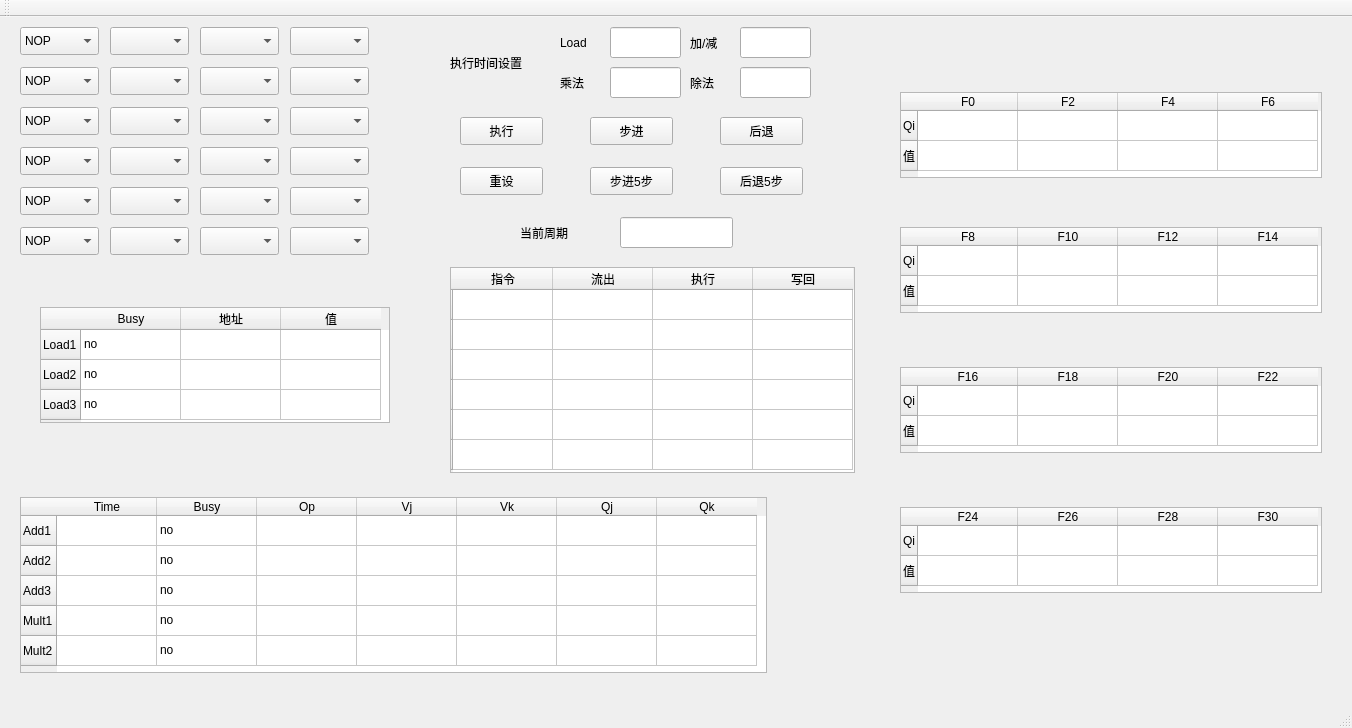
<?xml version="1.0" encoding="UTF-8"?>
<ui version="4.0">
 <class>MainWindow</class>
 <widget class="QMainWindow" name="MainWindow">
  <property name="geometry">
   <rect>
    <x>0</x>
    <y>0</y>
    <width>1352</width>
    <height>728</height>
   </rect>
  </property>
  <property name="windowTitle">
   <string>MainWindow</string>
  </property>
  <widget class="QWidget" name="centralWidget">
   <widget class="QComboBox" name="combo0_0">
    <property name="geometry">
     <rect>
      <x>20</x>
      <y>10</y>
      <width>79</width>
      <height>28</height>
     </rect>
    </property>
    <item>
     <property name="text">
      <string>NOP</string>
     </property>
    </item>
    <item>
     <property name="text">
      <string>L.D</string>
     </property>
    </item>
    <item>
     <property name="text">
      <string>ADD.D</string>
     </property>
    </item>
    <item>
     <property name="text">
      <string>SUB.D</string>
     </property>
    </item>
    <item>
     <property name="text">
      <string>MULT.D</string>
     </property>
    </item>
    <item>
     <property name="text">
      <string>DIV.D</string>
     </property>
    </item>
   </widget>
   <widget class="QComboBox" name="combo0_1">
    <property name="geometry">
     <rect>
      <x>110</x>
      <y>10</y>
      <width>79</width>
      <height>28</height>
     </rect>
    </property>
   </widget>
   <widget class="QComboBox" name="combo0_2">
    <property name="geometry">
     <rect>
      <x>200</x>
      <y>10</y>
      <width>79</width>
      <height>28</height>
     </rect>
    </property>
   </widget>
   <widget class="QComboBox" name="combo0_3">
    <property name="geometry">
     <rect>
      <x>290</x>
      <y>10</y>
      <width>79</width>
      <height>28</height>
     </rect>
    </property>
   </widget>
   <widget class="QComboBox" name="combo1_0">
    <property name="geometry">
     <rect>
      <x>20</x>
      <y>50</y>
      <width>79</width>
      <height>28</height>
     </rect>
    </property>
    <item>
     <property name="text">
      <string>NOP</string>
     </property>
    </item>
    <item>
     <property name="text">
      <string>L.D</string>
     </property>
    </item>
    <item>
     <property name="text">
      <string>ADD.D</string>
     </property>
    </item>
    <item>
     <property name="text">
      <string>SUB.D</string>
     </property>
    </item>
    <item>
     <property name="text">
      <string>MULT.D</string>
     </property>
    </item>
    <item>
     <property name="text">
      <string>DIV.D</string>
     </property>
    </item>
   </widget>
   <widget class="QComboBox" name="combo1_1">
    <property name="geometry">
     <rect>
      <x>110</x>
      <y>50</y>
      <width>79</width>
      <height>28</height>
     </rect>
    </property>
   </widget>
   <widget class="QComboBox" name="combo1_2">
    <property name="geometry">
     <rect>
      <x>200</x>
      <y>50</y>
      <width>79</width>
      <height>28</height>
     </rect>
    </property>
   </widget>
   <widget class="QComboBox" name="combo1_3">
    <property name="geometry">
     <rect>
      <x>290</x>
      <y>50</y>
      <width>79</width>
      <height>28</height>
     </rect>
    </property>
   </widget>
   <widget class="QComboBox" name="combo2_0">
    <property name="geometry">
     <rect>
      <x>20</x>
      <y>90</y>
      <width>79</width>
      <height>28</height>
     </rect>
    </property>
    <item>
     <property name="text">
      <string>NOP</string>
     </property>
    </item>
    <item>
     <property name="text">
      <string>L.D</string>
     </property>
    </item>
    <item>
     <property name="text">
      <string>ADD.D</string>
     </property>
    </item>
    <item>
     <property name="text">
      <string>SUB.D</string>
     </property>
    </item>
    <item>
     <property name="text">
      <string>MULT.D</string>
     </property>
    </item>
    <item>
     <property name="text">
      <string>DIV.D</string>
     </property>
    </item>
   </widget>
   <widget class="QComboBox" name="combo2_1">
    <property name="geometry">
     <rect>
      <x>110</x>
      <y>90</y>
      <width>79</width>
      <height>28</height>
     </rect>
    </property>
   </widget>
   <widget class="QComboBox" name="combo2_2">
    <property name="geometry">
     <rect>
      <x>200</x>
      <y>90</y>
      <width>79</width>
      <height>28</height>
     </rect>
    </property>
   </widget>
   <widget class="QComboBox" name="combo2_3">
    <property name="geometry">
     <rect>
      <x>290</x>
      <y>90</y>
      <width>79</width>
      <height>28</height>
     </rect>
    </property>
   </widget>
   <widget class="QComboBox" name="combo3_0">
    <property name="geometry">
     <rect>
      <x>20</x>
      <y>130</y>
      <width>79</width>
      <height>28</height>
     </rect>
    </property>
    <item>
     <property name="text">
      <string>NOP</string>
     </property>
    </item>
    <item>
     <property name="text">
      <string>L.D</string>
     </property>
    </item>
    <item>
     <property name="text">
      <string>ADD.D</string>
     </property>
    </item>
    <item>
     <property name="text">
      <string>SUB.D</string>
     </property>
    </item>
    <item>
     <property name="text">
      <string>MULT.D</string>
     </property>
    </item>
    <item>
     <property name="text">
      <string>DIV.D</string>
     </property>
    </item>
   </widget>
   <widget class="QComboBox" name="combo3_1">
    <property name="geometry">
     <rect>
      <x>110</x>
      <y>130</y>
      <width>79</width>
      <height>28</height>
     </rect>
    </property>
   </widget>
   <widget class="QComboBox" name="combo3_2">
    <property name="geometry">
     <rect>
      <x>200</x>
      <y>130</y>
      <width>79</width>
      <height>28</height>
     </rect>
    </property>
   </widget>
   <widget class="QComboBox" name="combo3_3">
    <property name="geometry">
     <rect>
      <x>290</x>
      <y>130</y>
      <width>79</width>
      <height>28</height>
     </rect>
    </property>
   </widget>
   <widget class="QComboBox" name="combo4_0">
    <property name="geometry">
     <rect>
      <x>20</x>
      <y>170</y>
      <width>79</width>
      <height>28</height>
     </rect>
    </property>
    <item>
     <property name="text">
      <string>NOP</string>
     </property>
    </item>
    <item>
     <property name="text">
      <string>L.D</string>
     </property>
    </item>
    <item>
     <property name="text">
      <string>ADD.D</string>
     </property>
    </item>
    <item>
     <property name="text">
      <string>SUB.D</string>
     </property>
    </item>
    <item>
     <property name="text">
      <string>MULT.D</string>
     </property>
    </item>
    <item>
     <property name="text">
      <string>DIV.D</string>
     </property>
    </item>
   </widget>
   <widget class="QComboBox" name="combo4_1">
    <property name="geometry">
     <rect>
      <x>110</x>
      <y>170</y>
      <width>79</width>
      <height>28</height>
     </rect>
    </property>
   </widget>
   <widget class="QComboBox" name="combo4_2">
    <property name="geometry">
     <rect>
      <x>200</x>
      <y>170</y>
      <width>79</width>
      <height>28</height>
     </rect>
    </property>
   </widget>
   <widget class="QComboBox" name="combo4_3">
    <property name="geometry">
     <rect>
      <x>290</x>
      <y>170</y>
      <width>79</width>
      <height>28</height>
     </rect>
    </property>
   </widget>
   <widget class="QComboBox" name="combo5_0">
    <property name="geometry">
     <rect>
      <x>20</x>
      <y>210</y>
      <width>79</width>
      <height>28</height>
     </rect>
    </property>
    <item>
     <property name="text">
      <string>NOP</string>
     </property>
    </item>
    <item>
     <property name="text">
      <string>L.D</string>
     </property>
    </item>
    <item>
     <property name="text">
      <string>ADD.D</string>
     </property>
    </item>
    <item>
     <property name="text">
      <string>SUB.D</string>
     </property>
    </item>
    <item>
     <property name="text">
      <string>MULT.D</string>
     </property>
    </item>
    <item>
     <property name="text">
      <string>DIV.D</string>
     </property>
    </item>
   </widget>
   <widget class="QComboBox" name="combo5_1">
    <property name="geometry">
     <rect>
      <x>110</x>
      <y>210</y>
      <width>79</width>
      <height>28</height>
     </rect>
    </property>
   </widget>
   <widget class="QComboBox" name="combo5_2">
    <property name="geometry">
     <rect>
      <x>200</x>
      <y>210</y>
      <width>79</width>
      <height>28</height>
     </rect>
    </property>
   </widget>
   <widget class="QComboBox" name="combo5_3">
    <property name="geometry">
     <rect>
      <x>290</x>
      <y>210</y>
      <width>79</width>
      <height>28</height>
     </rect>
    </property>
   </widget>
   <widget class="QLabel" name="label">
    <property name="geometry">
     <rect>
      <x>450</x>
      <y>30</y>
      <width>101</width>
      <height>31</height>
     </rect>
    </property>
    <property name="text">
     <string>执行时间设置</string>
    </property>
   </widget>
   <widget class="QLabel" name="label_2">
    <property name="geometry">
     <rect>
      <x>560</x>
      <y>10</y>
      <width>41</width>
      <height>31</height>
     </rect>
    </property>
    <property name="text">
     <string>Load</string>
    </property>
   </widget>
   <widget class="QLabel" name="label_4">
    <property name="geometry">
     <rect>
      <x>560</x>
      <y>50</y>
      <width>41</width>
      <height>31</height>
     </rect>
    </property>
    <property name="text">
     <string>乘法</string>
    </property>
   </widget>
   <widget class="QLabel" name="label_3">
    <property name="geometry">
     <rect>
      <x>690</x>
      <y>10</y>
      <width>41</width>
      <height>31</height>
     </rect>
    </property>
    <property name="text">
     <string>加/减</string>
    </property>
   </widget>
   <widget class="QLabel" name="label_5">
    <property name="geometry">
     <rect>
      <x>690</x>
      <y>50</y>
      <width>41</width>
      <height>31</height>
     </rect>
    </property>
    <property name="text">
     <string>除法</string>
    </property>
   </widget>
   <widget class="QLineEdit" name="time_load">
    <property name="geometry">
     <rect>
      <x>610</x>
      <y>10</y>
      <width>71</width>
      <height>31</height>
     </rect>
    </property>
   </widget>
   <widget class="QLineEdit" name="time_add_sub">
    <property name="geometry">
     <rect>
      <x>740</x>
      <y>10</y>
      <width>71</width>
      <height>31</height>
     </rect>
    </property>
   </widget>
   <widget class="QLineEdit" name="time_mult">
    <property name="geometry">
     <rect>
      <x>610</x>
      <y>50</y>
      <width>71</width>
      <height>31</height>
     </rect>
    </property>
   </widget>
   <widget class="QLineEdit" name="time_div">
    <property name="geometry">
     <rect>
      <x>740</x>
      <y>50</y>
      <width>71</width>
      <height>31</height>
     </rect>
    </property>
    <property name="text">
     <string/>
    </property>
   </widget>
   <widget class="QPushButton" name="start">
    <property name="geometry">
     <rect>
      <x>460</x>
      <y>100</y>
      <width>83</width>
      <height>28</height>
     </rect>
    </property>
    <property name="text">
     <string>执行</string>
    </property>
   </widget>
   <widget class="QPushButton" name="exec">
    <property name="geometry">
     <rect>
      <x>590</x>
      <y>100</y>
      <width>83</width>
      <height>28</height>
     </rect>
    </property>
    <property name="text">
     <string>步进</string>
    </property>
   </widget>
   <widget class="QPushButton" name="back">
    <property name="geometry">
     <rect>
      <x>720</x>
      <y>100</y>
      <width>83</width>
      <height>28</height>
     </rect>
    </property>
    <property name="text">
     <string>后退</string>
    </property>
   </widget>
   <widget class="QPushButton" name="reset">
    <property name="geometry">
     <rect>
      <x>460</x>
      <y>150</y>
      <width>83</width>
      <height>28</height>
     </rect>
    </property>
    <property name="text">
     <string>重设</string>
    </property>
   </widget>
   <widget class="QPushButton" name="exec_5">
    <property name="geometry">
     <rect>
      <x>590</x>
      <y>150</y>
      <width>83</width>
      <height>28</height>
     </rect>
    </property>
    <property name="text">
     <string>步进5步</string>
    </property>
   </widget>
   <widget class="QPushButton" name="back_5">
    <property name="geometry">
     <rect>
      <x>720</x>
      <y>150</y>
      <width>83</width>
      <height>28</height>
     </rect>
    </property>
    <property name="text">
     <string>后退5步</string>
    </property>
   </widget>
   <widget class="QTableWidget" name="load_part">
    <property name="geometry">
     <rect>
      <x>40</x>
      <y>290</y>
      <width>350</width>
      <height>116</height>
     </rect>
    </property>
    <row>
     <property name="text">
      <string>Load1</string>
     </property>
    </row>
    <row>
     <property name="text">
      <string>Load2</string>
     </property>
    </row>
    <row>
     <property name="text">
      <string>Load3</string>
     </property>
    </row>
    <column>
     <property name="text">
      <string>Busy</string>
     </property>
    </column>
    <column>
     <property name="text">
      <string>地址</string>
     </property>
    </column>
    <column>
     <property name="text">
      <string>值</string>
     </property>
    </column>
    <item row="0" column="0">
     <property name="text">
      <string>no</string>
     </property>
    </item>
    <item row="1" column="0">
     <property name="text">
      <string>no</string>
     </property>
    </item>
    <item row="1" column="1">
     <property name="text">
      <string/>
     </property>
    </item>
    <item row="2" column="0">
     <property name="text">
      <string>no</string>
     </property>
    </item>
   </widget>
   <widget class="QTableWidget" name="reservation">
    <property name="geometry">
     <rect>
      <x>20</x>
      <y>480</y>
      <width>747</width>
      <height>176</height>
     </rect>
    </property>
    <row>
     <property name="text">
      <string>Add1</string>
     </property>
    </row>
    <row>
     <property name="text">
      <string>Add2</string>
     </property>
    </row>
    <row>
     <property name="text">
      <string>Add3</string>
     </property>
    </row>
    <row>
     <property name="text">
      <string>Mult1</string>
     </property>
    </row>
    <row>
     <property name="text">
      <string>Mult2</string>
     </property>
    </row>
    <column>
     <property name="text">
      <string>Time</string>
     </property>
    </column>
    <column>
     <property name="text">
      <string>Busy</string>
     </property>
    </column>
    <column>
     <property name="text">
      <string>Op</string>
     </property>
    </column>
    <column>
     <property name="text">
      <string>Vj</string>
     </property>
    </column>
    <column>
     <property name="text">
      <string>Vk</string>
     </property>
    </column>
    <column>
     <property name="text">
      <string>Qj</string>
     </property>
    </column>
    <column>
     <property name="text">
      <string>Qk</string>
     </property>
    </column>
    <item row="0" column="1">
     <property name="text">
      <string>no</string>
     </property>
    </item>
    <item row="1" column="1">
     <property name="text">
      <string>no</string>
     </property>
    </item>
    <item row="2" column="0">
     <property name="text">
      <string/>
     </property>
    </item>
    <item row="2" column="1">
     <property name="text">
      <string>no</string>
     </property>
    </item>
    <item row="3" column="1">
     <property name="text">
      <string>no</string>
     </property>
    </item>
    <item row="4" column="1">
     <property name="text">
      <string>no</string>
     </property>
    </item>
   </widget>
   <widget class="QLineEdit" name="cur_cycle">
    <property name="geometry">
     <rect>
      <x>620</x>
      <y>200</y>
      <width>113</width>
      <height>31</height>
     </rect>
    </property>
   </widget>
   <widget class="QLabel" name="label_6">
    <property name="geometry">
     <rect>
      <x>520</x>
      <y>200</y>
      <width>71</width>
      <height>31</height>
     </rect>
    </property>
    <property name="text">
     <string>当前周期</string>
    </property>
   </widget>
   <widget class="QTableWidget" name="instr_state">
    <property name="geometry">
     <rect>
      <x>450</x>
      <y>250</y>
      <width>405</width>
      <height>206</height>
     </rect>
    </property>
    <row>
     <property name="text">
      <string/>
     </property>
    </row>
    <row>
     <property name="text">
      <string/>
     </property>
    </row>
    <row>
     <property name="text">
      <string/>
     </property>
    </row>
    <row>
     <property name="text">
      <string/>
     </property>
    </row>
    <row>
     <property name="text">
      <string/>
     </property>
    </row>
    <row>
     <property name="text">
      <string/>
     </property>
    </row>
    <column>
     <property name="text">
      <string>指令</string>
     </property>
    </column>
    <column>
     <property name="text">
      <string>流出</string>
     </property>
    </column>
    <column>
     <property name="text">
      <string>执行</string>
     </property>
    </column>
    <column>
     <property name="text">
      <string>写回</string>
     </property>
    </column>
   </widget>
   <widget class="QTableWidget" name="register_0">
    <property name="geometry">
     <rect>
      <x>900</x>
      <y>75</y>
      <width>422</width>
      <height>86</height>
     </rect>
    </property>
    <row>
     <property name="text">
      <string>Qi</string>
     </property>
    </row>
    <row>
     <property name="text">
      <string>值</string>
     </property>
    </row>
    <column>
     <property name="text">
      <string>F0</string>
     </property>
    </column>
    <column>
     <property name="text">
      <string>F2</string>
     </property>
    </column>
    <column>
     <property name="text">
      <string>F4</string>
     </property>
    </column>
    <column>
     <property name="text">
      <string>F6</string>
     </property>
    </column>
    <item row="1" column="0">
     <property name="text">
      <string/>
     </property>
    </item>
   </widget>
   <widget class="QTableWidget" name="register_1">
    <property name="geometry">
     <rect>
      <x>900</x>
      <y>210</y>
      <width>422</width>
      <height>86</height>
     </rect>
    </property>
    <row>
     <property name="text">
      <string>Qi</string>
     </property>
    </row>
    <row>
     <property name="text">
      <string>值</string>
     </property>
    </row>
    <column>
     <property name="text">
      <string>F8</string>
     </property>
    </column>
    <column>
     <property name="text">
      <string>F10</string>
     </property>
    </column>
    <column>
     <property name="text">
      <string>F12</string>
     </property>
    </column>
    <column>
     <property name="text">
      <string>F14</string>
     </property>
    </column>
   </widget>
   <widget class="QTableWidget" name="register_2">
    <property name="geometry">
     <rect>
      <x>900</x>
      <y>350</y>
      <width>422</width>
      <height>86</height>
     </rect>
    </property>
    <row>
     <property name="text">
      <string>Qi</string>
     </property>
    </row>
    <row>
     <property name="text">
      <string>值</string>
     </property>
    </row>
    <column>
     <property name="text">
      <string>F16</string>
     </property>
    </column>
    <column>
     <property name="text">
      <string>F18</string>
     </property>
    </column>
    <column>
     <property name="text">
      <string>F20</string>
     </property>
    </column>
    <column>
     <property name="text">
      <string>F22</string>
     </property>
    </column>
    <item row="1" column="0">
     <property name="text">
      <string/>
     </property>
    </item>
   </widget>
   <widget class="QTableWidget" name="register_3">
    <property name="geometry">
     <rect>
      <x>900</x>
      <y>490</y>
      <width>422</width>
      <height>86</height>
     </rect>
    </property>
    <row>
     <property name="text">
      <string>Qi</string>
     </property>
    </row>
    <row>
     <property name="text">
      <string>值</string>
     </property>
    </row>
    <column>
     <property name="text">
      <string>F24</string>
     </property>
    </column>
    <column>
     <property name="text">
      <string>F26</string>
     </property>
    </column>
    <column>
     <property name="text">
      <string>F28</string>
     </property>
    </column>
    <column>
     <property name="text">
      <string>F30</string>
     </property>
    </column>
   </widget>
  </widget>
  <widget class="QMenuBar" name="menuBar">
   <property name="geometry">
    <rect>
     <x>0</x>
     <y>0</y>
     <width>1352</width>
     <height>25</height>
    </rect>
   </property>
  </widget>
  <widget class="QToolBar" name="mainToolBar">
   <attribute name="toolBarArea">
    <enum>TopToolBarArea</enum>
   </attribute>
   <attribute name="toolBarBreak">
    <bool>false</bool>
   </attribute>
  </widget>
  <widget class="QStatusBar" name="statusBar"/>
 </widget>
 <layoutdefault spacing="6" margin="11"/>
 <resources/>
 <connections/>
</ui>
